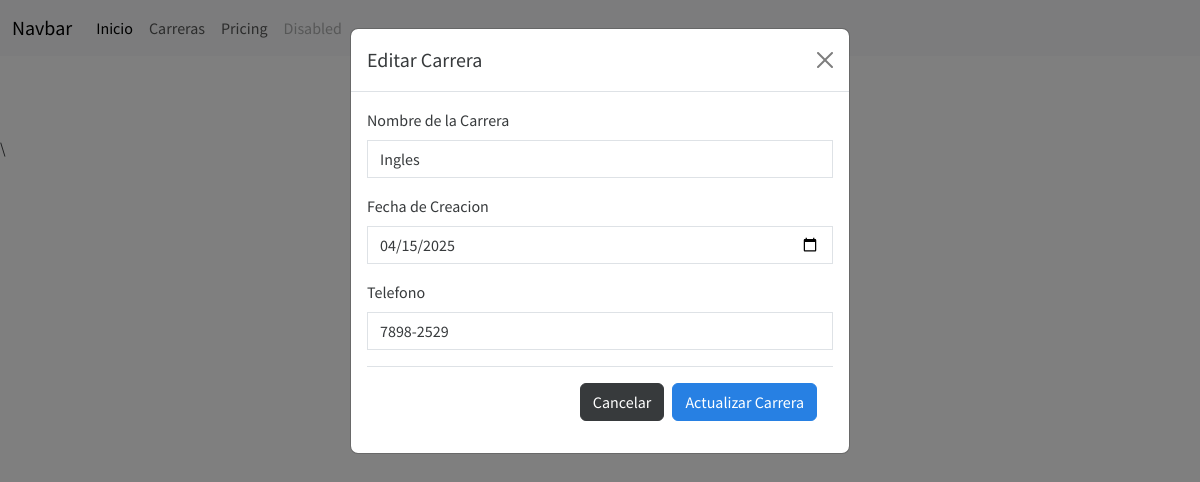
/editar_carrera/4, run on the app's committed database.
### Aplicaciones/Educacion/models.py (models this page shows, shortened)
class Carrera(models.Model):
    id_car = models.AutoField(primary_key=True)
    nombre_car = models.CharField(max_length=100)
    fecha_creacion_car = models.DateField()
    telefono_car = models.CharField(max_length=9, blank=True, null=True)

### Aplicaciones/Educacion/views.py (the view, shortened to what this page needs)
# urls.py: path('editar_carrera/<id>', views.editar_carrera, name='editar_carrera'),
def editar_carrera(request, id): # * Vista para editar una carrera por su ID
    try:
        carreradb = Carrera.objects.get(id_car=id)
        return render(request, 'editar_carrera.html', {'carrera': carreradb})
    except Carrera.DoesNotExist:
        return render(request, 'error.html', {'message': 'Carrera no encontrada.'})

### Aplicaciones/Educacion/templates/editar_carrera.html (shortened to what this page needs)
{% extends "plantilla.html" %} {% load static %}  {% block contenido %}
<div class="container">
  <div class="row">
    <div class="col-md-12">
      <h1 class="text-center mt-4">Editar Carrera</h1>
    <div
      class="modal fade"
      id="exampleModal"
      tabindex="-1"
      aria-labelledby="exampleModalLabel"
      aria-hidden="true"
      data-bs-backdrop="static"
    >
      <div class="modal-dialog">
        <div class="modal-content">
          <div class="modal-header">
            <h1 class="modal-title fs-5" id="exampleModalLabel">Editar Carrera</h1>
            <button
              type="button"
              class="btn-close"
              data-bs-dismiss="modal"
              aria-label="Close"
            ></button>
          </div>
          <div class="modal-body">
            <form action="{% url 'editar_carrera' carrera.id_car %}" method="POST">
                <div class="mb-3">
                    <label for="nombreCarrera" class="form-label"> Nombre de la Carrera </label>
                    <input
                      type="text"
                      name="nombre_car"
                      class="form-control"
                      id="nombre_car"
                      value="{{ carrera.nombre_car }}"
                      required>
                </div>
                <div class="mb-3">
                    <label for="fechaCreacion" class="form-label"> Fecha de Creacion </label>
                    <input
                      type="date"
                      name="fecha_creacion_car"
                      class="form-control"
                      value="{{ carrera.fecha_creacion_car|date:'Y-m-d' }}"
                      id="fecha_creacion_car"
                      required>
                </div>
                <div class="mb-3">
                    <label for="telefonoCarrera" class="form-label"> Telefono </label>
                    <input
                      type="text"
                      name="telefono_car"
                      class="form-control"
                      id="telefono_car"
                      value="{{ carrera.telefono_car }}"
                      required>
                </div>
                <div class="modal-footer">
            <a href="{% url 'carreras' %}"
              type="button"
              class="btn btn-secondary"
            >
              Cancelar
                </a>
            <button type="submit" class="btn btn-primary">Actualizar Carrera</button>
          </div>
            </form>
          </div>
        </div>
      </div>
    </div>
  {% endblock contenido %}

### universidad/static/css/style.css (style rules this page uses)
body { font-optical-sizing: auto; font-style: normal; }

### data on the page
Carrera: nombre_car "Ingles", fecha_creacion_car "04/15/2025", telefono_car "7898-2529"
